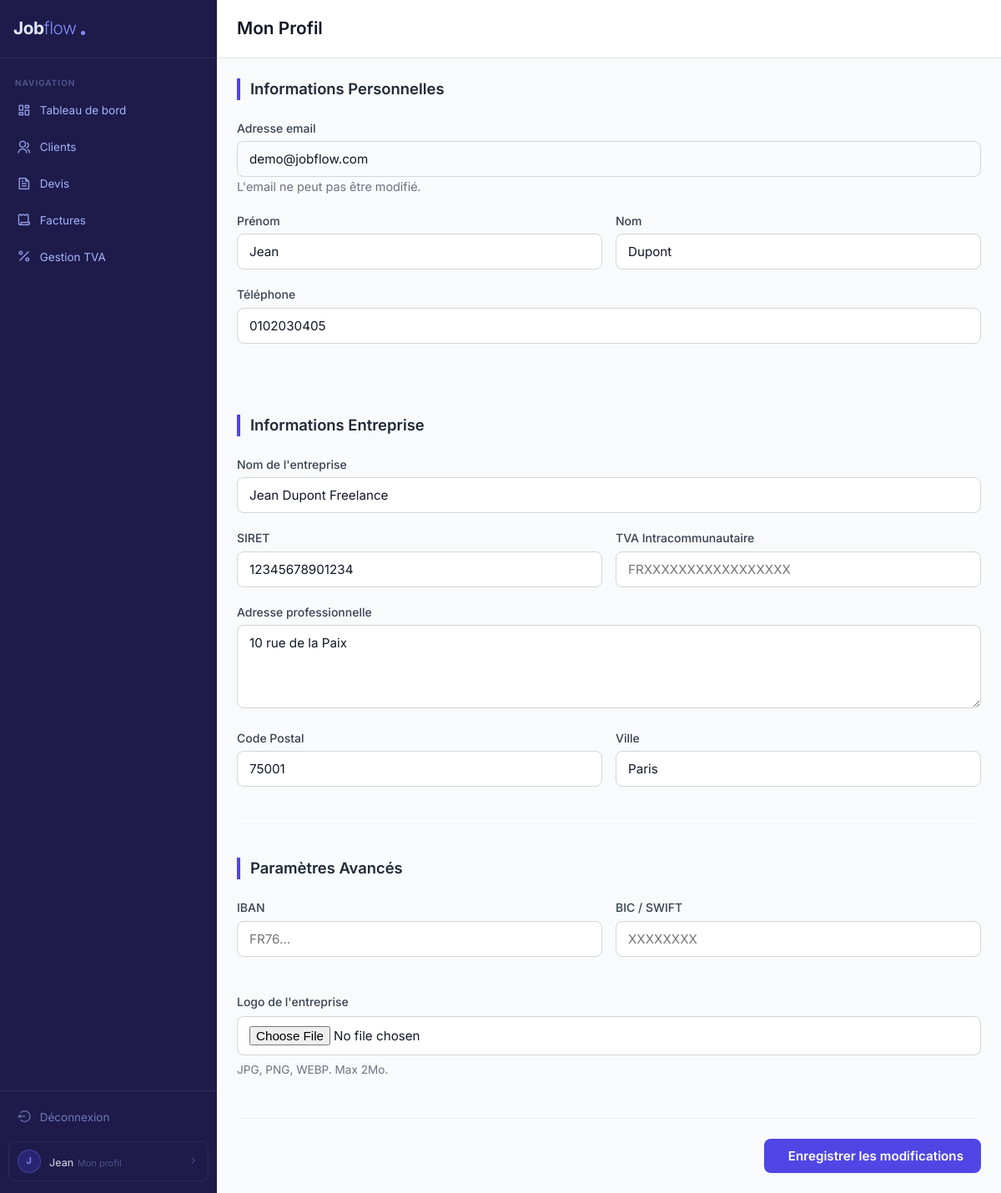
Screenshot of /profile (signed in) with the database file from the repository.
### tables this page shows
CREATE TABLE user_profiles (
    id INT UNSIGNED AUTO_INCREMENT PRIMARY KEY,
    user_id INT UNSIGNED NOT NULL UNIQUE,
    nom VARCHAR(100),
    prenom VARCHAR(100),
    entreprise VARCHAR(255),
    siret VARCHAR(14),
    adresse TEXT,
    code_postal VARCHAR(10),
    ville VARCHAR(100),
    telephone VARCHAR(20),
    tva_intra VARCHAR(20),
    iban VARCHAR(34),
    bic VARCHAR(11),
    logo_filename VARCHAR(255),
    created_at TIMESTAMP DEFAULT CURRENT_TIMESTAMP,
    updated_at TIMESTAMP DEFAULT CURRENT_TIMESTAMP ON UPDATE CURRENT_TIMESTAMP,
    
    FOREIGN KEY (user_id) REFERENCES users(id) ON DELETE CASCADE,
    INDEX idx_user_id (user_id)
);

CREATE TABLE users (
    id INT UNSIGNED AUTO_INCREMENT PRIMARY KEY,
    email VARCHAR(255) NOT NULL UNIQUE,
    password VARCHAR(255) NOT NULL,
    email_verified_at TIMESTAMP NULL,
    verification_token VARCHAR(64) NULL UNIQUE,
    created_at TIMESTAMP DEFAULT CURRENT_TIMESTAMP,
    updated_at TIMESTAMP DEFAULT CURRENT_TIMESTAMP ON UPDATE CURRENT_TIMESTAMP,
    
    INDEX idx_email (email)
);

### src/Controllers/ProfileController.php (called while the page is built, shortened)
<?php
class ProfileController extends BaseController {
    public function show() {
        $userId = $_SESSION['user_id'];
        $userModel = new User();
        $user = $userModel->findById($userId);
        render('profile', [
            'title' => 'Mon Profil',
            'user' => $user,
            'success' => $_GET['success'] ?? null
        ]);
    }
}

### src/Config/Database.php (called while the page is built, shortened)
<?php
class Database {
    private static $instance = null;
    private function __construct() {
        $host = $_ENV['DB_HOST'] ?? 'localhost';
        $dbname = $_ENV['DB_NAME'] ?? 'jobflow';
        $user = $_ENV['DB_USER'] ?? 'root';
        $pass = $_ENV['DB_PASS'] ?? '';
        try {
            $dsn = "mysql:host=$host;dbname=$dbname;charset=utf8mb4";
            $options = [
                PDO::ATTR_ERRMODE            => PDO::ERRMODE_EXCEPTION,
                PDO::ATTR_DEFAULT_FETCH_MODE => PDO::FETCH_ASSOC,
                PDO::ATTR_EMULATE_PREPARES   => false,
            ];
            $this->pdo = new PDO($dsn, $user, $pass, $options);
        } catch (PDOException $e) {
            error_log("Erreur de connexion PDO : " . $e->getMessage());
            die("Une erreur technique est survenue. Veuillez réessayer plus tard.");
        }
    }
    public static function getInstance() {
        if (self::$instance === null) {
            self::$instance = new self();
        }
        return self::$instance->pdo;
    }
}

### src/Models/BaseModel.php (called while the page is built, shortened)
<?php
abstract class BaseModel {
    public function __construct() {
        $this->db = Database::getInstance();
    }
}

### src/Models/User.php (called while the page is built, shortened)
<?php
class User extends BaseModel {
    public function findById($id) {
        $sql = "SELECT users.email, user_profiles.*
                FROM users
                LEFT JOIN user_profiles ON users.id = user_profiles.user_id
                WHERE users.id = ?";
        $stmt = $this->db->prepare($sql);
        $stmt->execute([$id]);
        return $stmt->fetch();
    }
}

### src/Views/profile.php (the view, shortened to what this page needs)
<div class="profile">
    <form action="<?= url('/profile') ?>" method="POST" enctype="multipart/form-data">
        <section class="profile__section">
            <h2 class="profile__section-title">Informations Personnelles</h2>
            <div class="form-group">
                <label class="form-label">Adresse email</label>
                <input type="email" value="<?= htmlspecialchars($user['email']) ?>" disabled class="form-control form-control--readonly">
                <small class="form-help">L'email ne peut pas être modifié.</small>
            </div>
            <div class="form-row">
                <div class="form-group">
                    <label for="prenom" class="form-label">Prénom</label>
                    <input type="text" name="prenom" id="prenom" value="<?= htmlspecialchars($user['prenom'] ?? '') ?>" class="form-control" placeholder="Votre prénom">
                </div>
                <div class="form-group">
                    <label for="nom" class="form-label">Nom</label>
                    <input type="text" name="nom" id="nom" value="<?= htmlspecialchars($user['nom'] ?? '') ?>" class="form-control" placeholder="Votre nom">
                </div>
            </div>
            <div class="form-group">
                <label for="telephone" class="form-label">Téléphone</label>
                <input type="text" name="telephone" id="telephone" value="<?= htmlspecialchars($user['telephone'] ?? '') ?>" class="form-control" placeholder="06 .. .. .. ..">
            </div>
        </section>
        <section class="profile__section">
            <h2 class="profile__section-title">Informations Entreprise</h2>
            <div class="form-group">
                <label for="entreprise" class="form-label">Nom de l'entreprise</label>
                <input type="text" name="entreprise" id="entreprise" value="<?= htmlspecialchars($user['entreprise'] ?? '') ?>" class="form-control" placeholder="Nom de votre structure">
            </div>
            <div class="form-row">
                <div class="form-group">
                    <label for="siret" class="form-label">SIRET</label>
                    <input type="text" name="siret" id="siret" value="<?= htmlspecialchars($user['siret'] ?? '') ?>" class="form-control" maxlength="14" placeholder="14 chiffres">
                </div>
                <div class="form-group">
                    <label for="tva_intra" class="form-label">TVA Intracommunautaire</label>
                    <input type="text" name="tva_intra" id="tva_intra" value="<?= htmlspecialchars($user['tva_intra'] ?? '') ?>" class="form-control" placeholder="FRXXXXXXXXXXXXXXXXX">
                </div>
            </div>
            <div class="form-group">
                <label for="adresse" class="form-label">Adresse professionnelle</label>
                <textarea name="adresse" id="adresse" class="form-control" rows="3" placeholder="Numéro, rue..."><?= htmlspecialchars($user['adresse'] ?? '') ?></textarea>
            </div>
            <div class="form-row">
                <div class="form-group">
                    <label for="code_postal" class="form-label">Code Postal</label>
                    <input type="text" name="code_postal" id="code_postal" value="<?= htmlspecialchars($user['code_postal'] ?? '') ?>" class="form-control" placeholder="75000">
                </div>
                <div class="form-group">
                    <label for="ville" class="form-label">Ville</label>
                    <input type="text" name="ville" id="ville" value="<?= htmlspecialchars($user['ville'] ?? '') ?>" class="form-control" placeholder="Paris">
                </div>
            </div>
        </section>
        <section class="profile__section">
            <h2 class="profile__section-title">Paramètres Avancés</h2>
            <div class="form-row">
                <div class="form-group">
                    <label for="iban" class="form-label">IBAN</label>
                    <input type="text" name="iban" id="iban" value="<?= htmlspecialchars($user['iban'] ?? '') ?>" class="form-control" placeholder="FR76...">
                </div>
                <div class="form-group">
                    <label for="bic" class="form-label">BIC / SWIFT</label>
                    <input type="text" name="bic" id="bic" value="<?= e($user['bic']) ?>" class="form-control" placeholder="XXXXXXXX">
                </div>
            </div>
            <div class="profile__logo-container">
                <label class="form-label">Logo de l'entreprise</label>
                <div class="profile__logo-content">
                    <div class="profile__logo-upload">
                        <input type="file" name="logo" id="logo" class="form-control">
                        <p class="profile__help-text">JPG, PNG, WEBP. Max 2Mo.</p>
                    </div>
                </div>
            </div>
        </section>
        <div class="profile__footer">
            <button type="submit" class="btn--primary">
                Enregistrer les modifications
            </button>
        </div>
    </form>
</div>

### public/assets/css/main.css (style rules this page uses)
* { box-sizing: border-box; margin: 0; padding: 0; }
body { min-height: 100vh; line-height: 1.4; }
button, input, select, textarea { font-family: inherit; font-size: inherit; }
body { font-family: "Inter", sans-serif; font-size: 16px; color: #374151; }
h1, h2, h3 { color: #111827; font-weight: 600; }
h2 { font-size: 1.4rem; }
small, .text-sm { font-size: 0.9rem; color: #6b7280; }
.btn, .btn--outline, .btn--light, .btn--primary { display: inline-flex; align-items: center; justify-content: center; gap: 8px; padding: 10px 20px; border-radius: 8px; font-size: 0.95rem; font-weight: 600; text-decoration: none; cursor: pointer; transition: all 0.3s ease; border: 1px solid transparent; }
.btn--primary { background: #4f46e5; color: #ffffff; box-shadow: 0 1px 2px 0 rgba(0, 0, 0, 0.05); }
.form-group { margin-bottom: 20px; }
.form-group textarea { resize: vertical; min-height: 100px; }
.form-row { display: grid; grid-template-columns: 1fr 1fr; gap: 16px; }
.form-label { display: block; font-size: 0.875rem; font-weight: 500; color: #374151; margin-bottom: 6px; }
.form-control { width: 100%; padding: 11px 14px; background: #ffffff; border: 1px solid #d1d5db; border-radius: 8px; font-size: 0.95rem; color: #111827; transition: all 0.3s ease; }
.form-control--readonly { background-color: #f9fafb; cursor: not-allowed; }
.profile__section { margin-bottom: 40px; padding-bottom: 24px; border-bottom: 1px solid #f3f4f6; }
.profile__section:last-of-type { border-bottom: none; margin-bottom: 24px; }
.profile__section-title { font-size: 1.15rem; font-weight: 600; color: #1f2937; margin-bottom: 24px; padding-left: 12px; border-left: 4px solid #4f46e5; }
.profile__logo-container { margin-top: 24px; }
.profile__logo-content { display: flex; align-items: flex-start; gap: 24px; margin-top: 8px; }
.profile__logo-upload { flex: 1; }
.profile__help-text { font-size: 0.85rem; color: #6b7280; margin-top: 8px; }
.profile__footer { display: flex; justify-content: flex-end; padding-top: 24px; border-top: 1px solid #f3f4f6; }

### rows the page displays
user_profiles: user.email "demo@jobflow.com", prenom "Jean", nom "Dupont", telephone "0102030405", entreprise "Jean Dupont Freelance", siret "12345678901234", adresse "10 rue de la Paix", code_postal "75001", ville "Paris"

### other values shown
substr($_SESSION['user_prenom'] ?? 'U', 0, 1) "J"
$_SESSION['user_prenom'] "Jean"
$title "Mon Profil"
